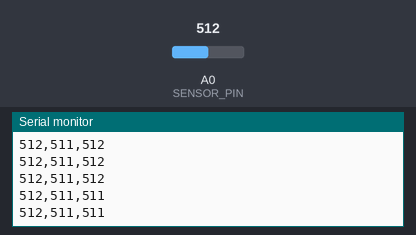
A sketch run on a simulated Arduino Uno, built with avr-gcc and run on an emulated ATmega328P. Parts: the last lines printed to the serial monitor. The inputs (shaded band) are chosen by the test bench; at power-on: A0 (SENSOR_PIN) = 512.

Above: at 1.2 s.
1.3 s: A0 (SENSOR_PIN) set to 956
At 1.8 s:
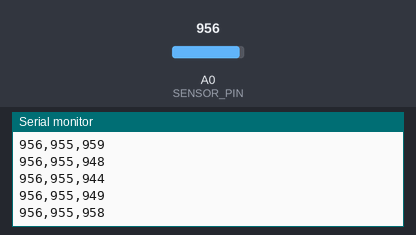
2.8 s: A0 (SENSOR_PIN) set to 973
At 3.8 s:
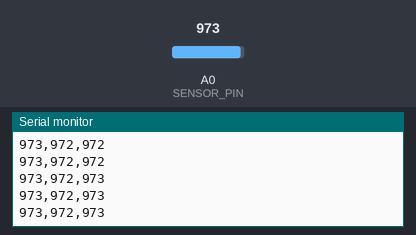
4.3 s: A0 (SENSOR_PIN) set to 989
At 5.3 s:
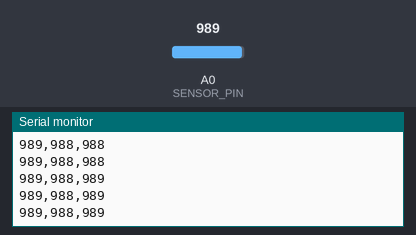
5.8 s: A0 (SENSOR_PIN) set to 1005
At 6.6 s:
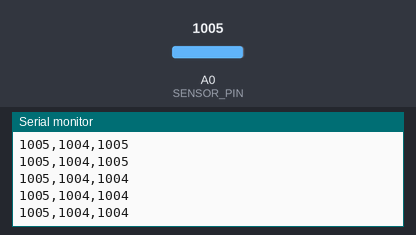
Timing chart, 0 to 8.8 s (numbered marks = the images above; inputs shaded):
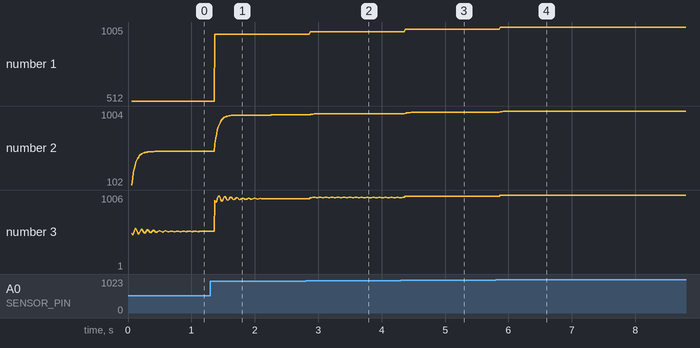

Measured:
- after the input at 1.3 s, the serial monitor: prints a new line after 0.07 s (image 1)
- after the input at 4.3 s, the serial monitor: prints a new line after 0.07 s (image 3)
- after the input at 5.8 s, the serial monitor: prints a new line after 0.07 s (image 4)
- plotted number 1: 512 → 956 after the input at 1.3 s, 973 → 989 after the input at 4.3 s, 989 → 1005 after the input at 5.8 s
- plotted number 2: 511 → 956 after the input at 1.3 s, 988 → 1004 after the input at 5.8 s
- plotted number 3: 511 → 955 after the input at 1.3 s, 988 → 1 after the input at 5.8 s

The sketch:

Block_05_SignalFilter.ino
```cpp
// BLOCK 05 — Software Signal Filter
// Demonstrates software-based signal filtering on Arduino:
//   1. Low-Pass Filter  — removes high-freq noise
//   2. Notch Filter     — removes 50 Hz power line hum
// SERIAL PLOTTER shows: Raw | LowPass | Notch

const int   SENSOR_PIN = A0;
const int   SAMPLE_MS  = 4;
const float ALPHA      = 0.2;

float lpfOutput = 0.0;

const float B0 =  0.9522, B1 = -1.1736, B2 = 0.9522;
const float A1 = -1.1736, A2 =  0.9044;

float notchOut = 0, notchIn_1 = 0, notchIn_2 = 0;
float notchOut_1 = 0, notchOut_2 = 0;

void setup() {
  Serial.begin(9600);
  Serial.println("# Block 05 — Signal Filter Demo");
  Serial.println("# Raw,LowPass,Notch");
}

void loop() {
  int raw = analogRead(SENSOR_PIN);

  lpfOutput = ALPHA * raw + (1.0 - ALPHA) * lpfOutput;

  notchOut   = B0 * raw   + B1 * notchIn_1  + B2 * notchIn_2
                           - A1 * notchOut_1 - A2 * notchOut_2;
  notchIn_2  = notchIn_1;   notchIn_1  = raw;
  notchOut_2 = notchOut_1;  notchOut_1 = notchOut;

  Serial.print(raw);            Serial.print(",");
  Serial.print((int)lpfOutput); Serial.print(",");
  Serial.println((int)notchOut);

  delay(SAMPLE_MS);
}
```
